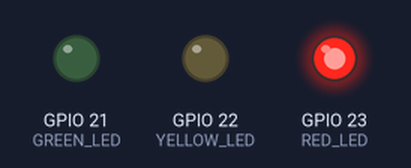
Simulated run of this sketch. Board: ESP32. Shown: output pins drawn as LEDs (lit = HIGH).

Above: at 2.5 s.
At 6.0 s:
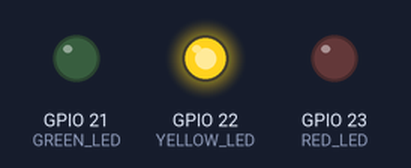
At 9.5 s:
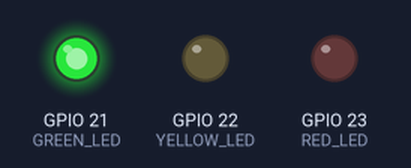
Timing chart, 0 to 15.6 s (numbered marks = the images above):
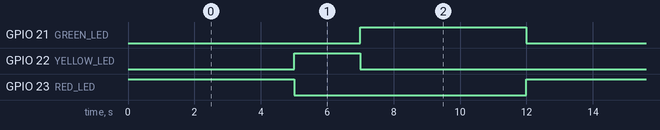

The sketch:

traffic_light.ino
```cpp
#define RED_LED 23
#define YELLOW_LED 22
#define GREEN_LED 21

void setup() {
  pinMode(RED_LED, OUTPUT);
  pinMode(YELLOW_LED, OUTPUT);
  pinMode(GREEN_LED, OUTPUT);
}

void loop() {

  // Red Light
  digitalWrite(RED_LED, HIGH);
  digitalWrite(YELLOW_LED, LOW);
  digitalWrite(GREEN_LED, LOW);
  delay(5000);

  // Yellow Light
  digitalWrite(RED_LED, LOW);
  digitalWrite(YELLOW_LED, HIGH);
  digitalWrite(GREEN_LED, LOW);
  delay(2000);

  // Green Light
  digitalWrite(RED_LED, LOW);
  digitalWrite(YELLOW_LED, LOW);
  digitalWrite(GREEN_LED, HIGH);
  delay(5000);
}
```

Measured:
- by itself, GPIO 21 (GREEN_LED), GPIO 23 (RED_LED): alternates HIGH for 5.0 s and LOW for 7.0 s
- by itself, GPIO 22 (YELLOW_LED): alternates HIGH for 2.0 s and LOW for 10.0 s
- by itself, everything shown: repeats every 12.0 s, in 3 steps
